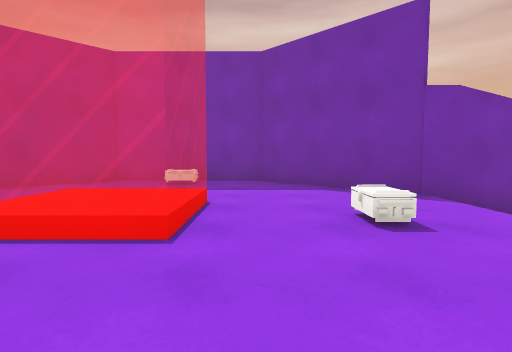
view 1 (above)

13 first-person views from a walk through a Unity game level. The camera is 1.2 m above the floor, tilts 4° down and sees 80° across. The floor is counted in squares, 2 m on a side. Each view is taken from the middle of a square. On the plan, view 1 faces up. The plan holds only what a view shows up to about 9 squares ahead; the rest is blank. The place goes on beyond the plan. The player is left out. Some animated figures are left out. Door leaves are left out, so doorways stand open.

view 2
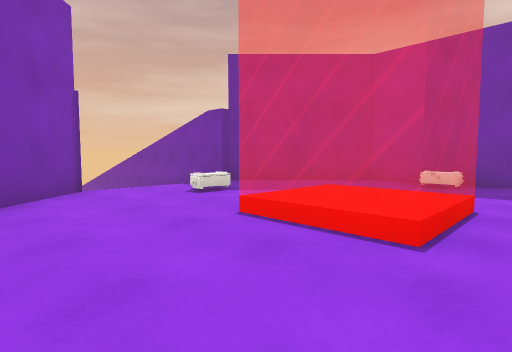

view 3
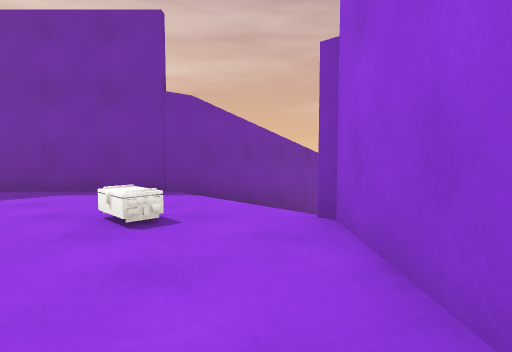

view 4
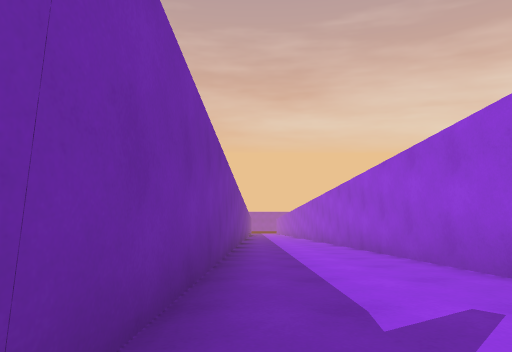

view 5
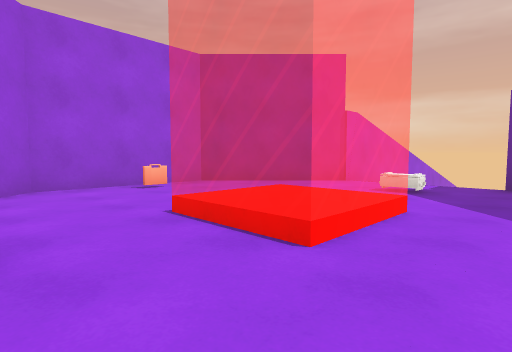

view 6
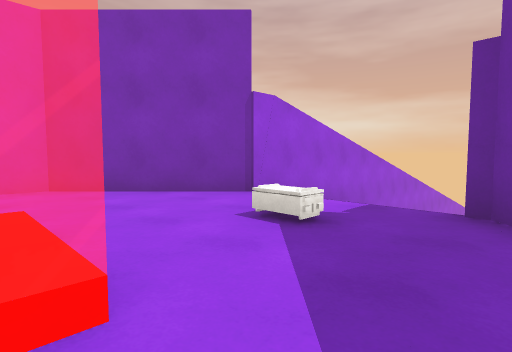

view 7
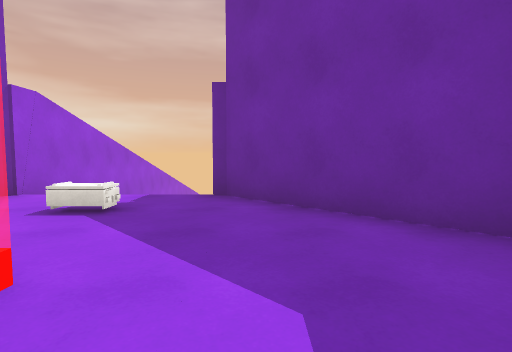

view 8
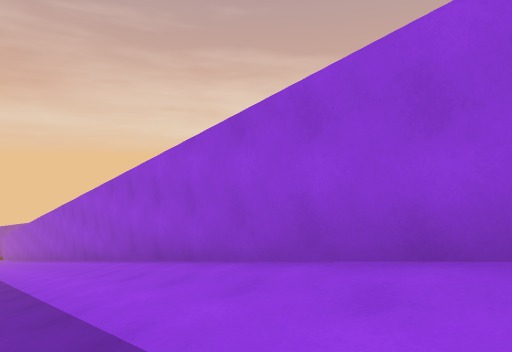

view 9
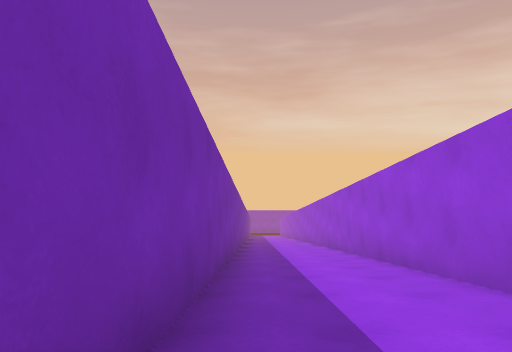

view 10
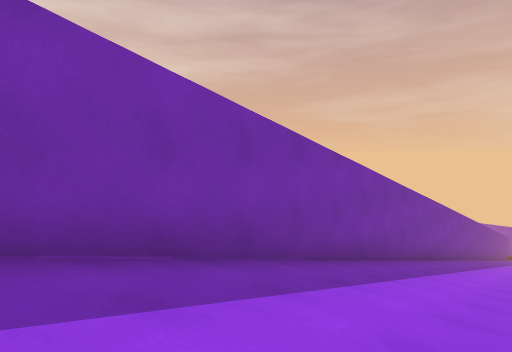

view 11
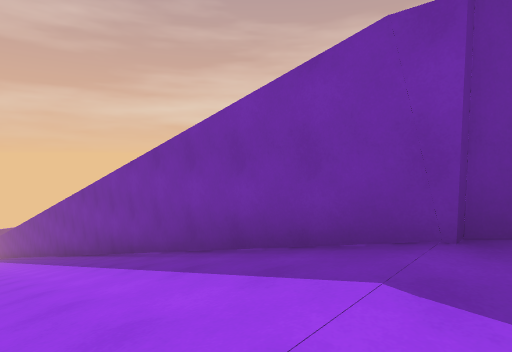

view 12
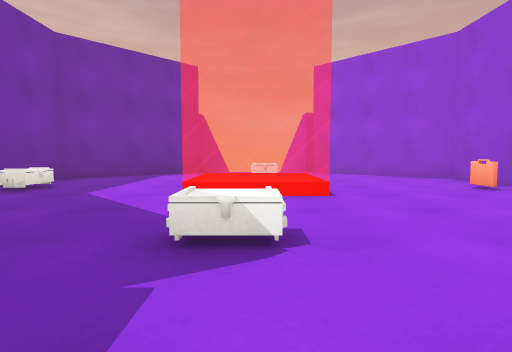

view 13
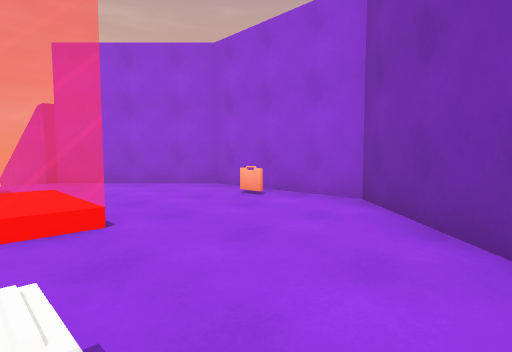

### Floor plan
Key: @ floor where view 1 was taken; # wall or solid block; . floor; / step, stairs or slope; = window, fence, low wall or low ledge; A ammo; O other object.
Columns run from 10 left of view 1 to 18 right of it. Each row starts with its distance up from view 1.
  7       ######
  6      ##.A..##
  5 ######......###########
  4 /////...==...///////////////
  3 /////.A.==.A.////////////////
  2 /////........////////////////
  1 ######......###########
  0      ##.O.@##
 -1       ######

Positions as (right, up) in squares from view 1, and headings:
1: (0, 0), facing up
2: (0, 0), facing up-left
3: (0, 0), facing up-right
4: (2, 4), facing right
5: (1, 5), facing down-left
6: (-2, 5), facing down-left
7: (-1, 5), facing left
8: (8, 4), facing down-right
9: (7, 4), facing right
10: (7, 2), facing up-right
11: (-5, 2), facing up-left
12: (-6, 3), facing right
13: (-5, 3), facing down-right
